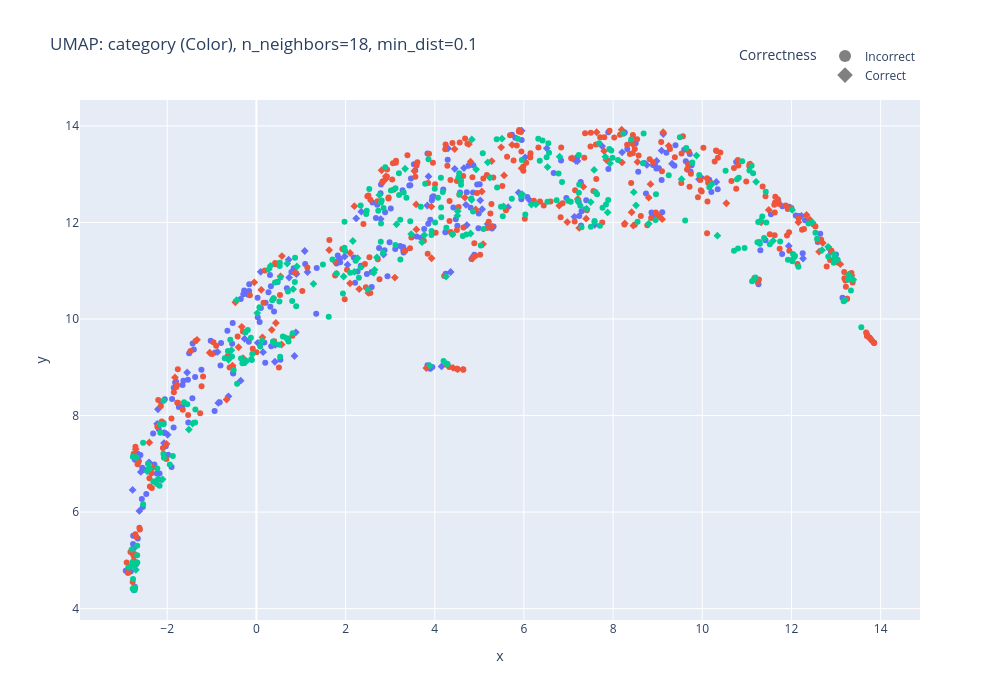
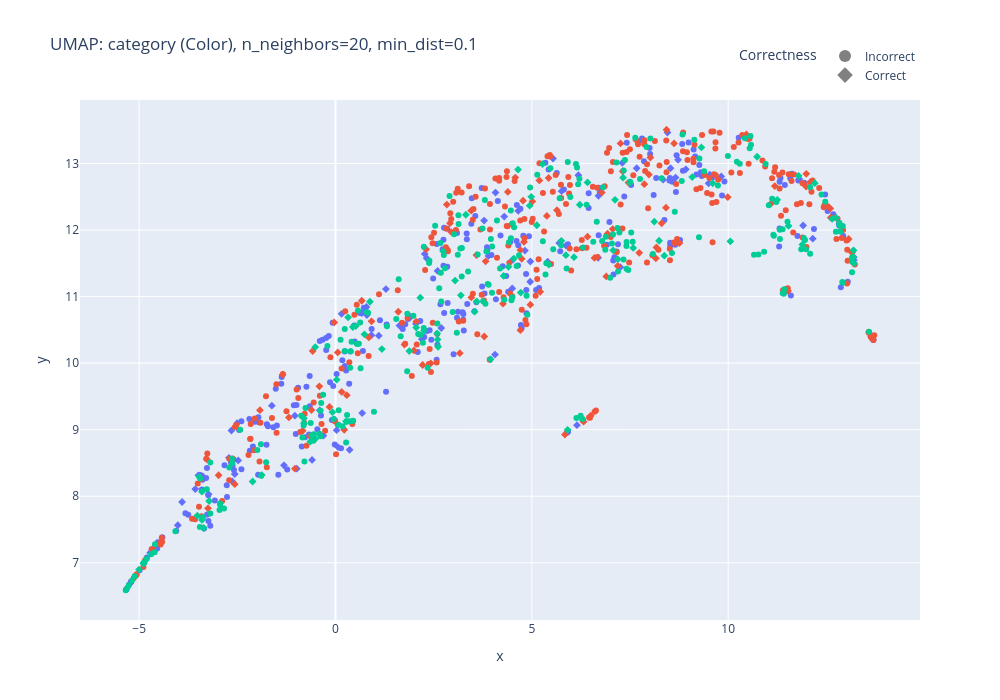
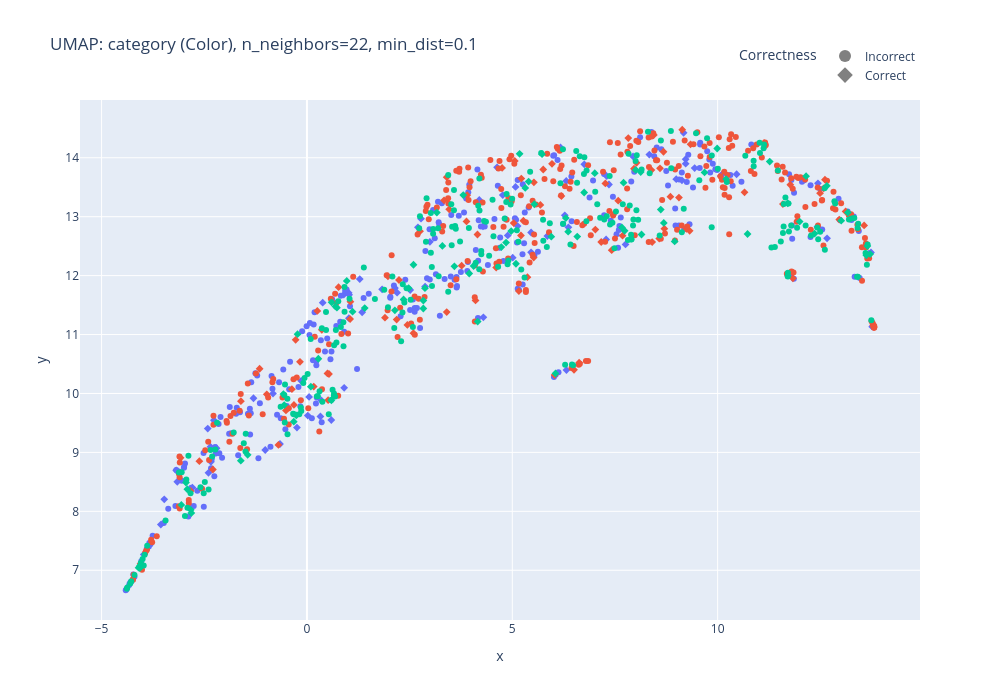
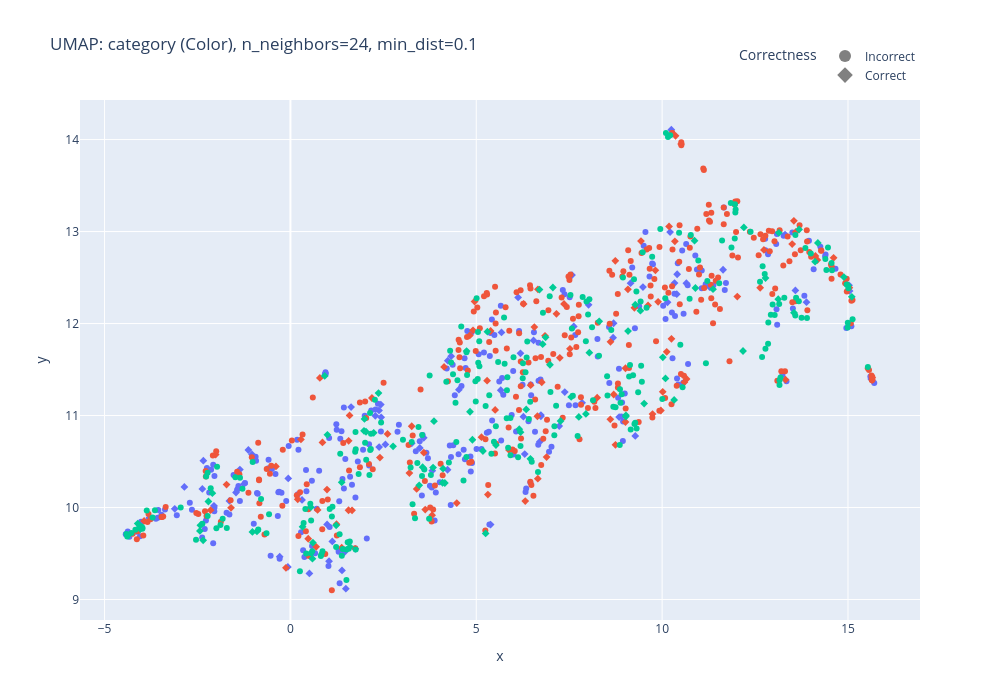

Write notebook code for charts like these, in order.
### Code cell
neighbors = list(range(18, 30, 2))
for neighbor in neighbors:
    plot_umap(embeddings_top_3_1000, df_top3_1000, neighbor)

### Figure 1 — Plotly figure (JSON) as saved in the notebook; plotly's stock layout.template omitted (floating-point values rounded to 4 significant figures; data arrays with more than 128 entries replaced by an {"elided": "..."} marker saying what was removed)
{"data": [{"customdata": {"elided": "79x4 mixed values"}, "hovertemplate": "<b>Category:</b> %{customdata[0]}<br><b>Correct:</b> %{customdata[1]}<br><b>Task ID:</b> %{customdata[2]}<br><br><b>Text:</b><br>%{customdata[3]}<extra></extra>", "legendgroup": "Health, 1", "marker": {"color": "#636EFA", "symbol": "diamond"}, "mode": "markers", "name": "Health, 1", "orientation": "v", "showlegend": false, "x": [-0.265, 3.86, 9.125, 7.132, 2.219, 9.976, 4.7, 0.7343, 11.94, 9.925, 4.356, 0.1498, -2.208, -1.553, 12.22, -0.855, 7.2, 6.512, -0.3521, 2.788, 0.8542, 8.201, 9.087, 7.754, -2.18, 12.26, 6.029, -0.6267, 2.853, -2.777, 0.4147, -2.759, 1.864, 1.98, 0.722, 0.8978, 5.02, -2.142, 8.929, -2.409, -2.226, -2.74, 13.82, 2.045, 13.3, 6.131, -2.716, 5.645, 13.34, 1.146, 8.976, 0.09575, 2.239, 5.949, 8.757, -2.624, 2.352, 4.654, 5.185, 4.153, 5.062, 10.31, 4.72, 0.8854, 4.298, -2.072, 1.083, 0.02892, -1.99, -2.593, -0.8697, 0.8426, 5.881, 0.4244, 7.589, 4.448, 7.164, 9.322, 3.834], "xaxis": "x", "y": [9.591, 12.95, 13.83, 12.12, 11.25, 12.93, 12.37, 10.86, 11.51, 12.9, 10.97, 9.314, 8.131, 8.892, 12.14, 8.262, 13.27, 13.54, 8.722, 12.07, 9.234, 13.45, 13.49, 13.58, 7.819, 11.25, 13.35, 8.399, 11.34, 6.459, 9.114, 5.118, 11.24, 11.29, 11.23, 10.93, 12.46, 8.28, 13.19, 7.031, 7.829, 4.409, 9.53, 11.13, 10.85, 12.46, 7.108, 12.32, 10.85, 10.97, 13.28, 10.98, 12.08, 13.9, 13.19, 6.025, 12.22, 13.13, 11.97, 9.017, 12.28, 12.84, 11.95, 9.724, 13.53, 7.43, 11.41, 9.505, 7.602, 6.831, 9.318, 10.98, 12.62, 9.467, 11.95, 13.11, 13.28, 13.22, 12.35], "yaxis": "y", "type": "scatter"}, {"customdata": {"elided": "237x4 mixed values"}, "hovertemplate": "<b>Category:</b> %{customdata[0]}<br><b>Correct:</b> %{customdata[1]}<br><b>Task ID:</b> %{customdata[2]}<br><br><b>Text:</b><br>%{customdata[3]}<extra></extra>", "legendgroup": "Health, 0", "marker": {"color": "#636EFA", "symbol": "circle"}, "mode": "markers", "name": "Health, 0", "orientation": "v", "showlegend": false, "x": {"elided": "237 float values"}, "xaxis": "x", "y": {"elided": "237 float values"}, "yaxis": "y", "type": "scatter"}, {"customdata": {"elided": "94x4 mixed values"}, "hovertemplate": "<b>Category:</b> %{customdata[0]}<br><b>Correct:</b> %{customdata[1]}<br><b>Task ID:</b> %{customdata[2]}<br><br><b>Text:</b><br>%{customdata[3]}<extra></extra>", "legendgroup": "Food and Entertaining, 1", "marker": {"color": "#EF553B", "symbol": "diamond"}, "mode": "markers", "name": "Food and Entertaining, 1", "orientation": "v", "showlegend": false, "x": [4.41, -2.318, 11.24, 7.208, -0.4009, 8.799, 7.396, 10.54, 5.288, 8.415, -2.747, 13.35, 12.7, -0.4721, -0.3002, 7.63, 2.1, 8.454, 5.49, -0.04803, 11.49, 6.791, 3.587, 7.24, 4.764, -0.5344, 9.1, -1.332, 4.803, 4.399, 3.105, 12.41, 13.72, 2.306, -2.706, -0.3281, 7.849, 4.513, 3.543, -2.402, 9.123, 5.277, 5.084, 0.5653, 0.1356, 5.735, 3.924, 5.948, 7.799, 5.555, 6.972, 0.437, 1.632, 8.434, 4.445, 0.5728, 12.34, 8.838, 2.102, 2.808, 1.792, 12.15, 13.1, -0.6679, -2.015, 2.511, 0.5413, 8.192, 3.811, 12.62, 3.583, 8.263, 8.199, 9.247, 0.1089, 9.02, 7.333, 4.675, 11.32, -1.046, 2.902, 2.197, -1.826, 8.546, 0.871, 5.056, 4.92, 3.928, 4.844, 7.088, 11.08, 2.894, 0.3439, 13.79], "xaxis": "x", "y": [8.988, 6.922, 10.77, 12.49, 9.414, 12.51, 12.08, 12.4, 11.91, 12.21, 5.0, 10.9, 11.58, 10.35, 9.19, 13.87, 10.74, 11.93, 13.56, 10.76, 12.26, 12.35, 11.86, 11.89, 13.62, 9.035, 12.07, 9.568, 13.26, 11.75, 10.86, 12.06, 9.636, 10.62, 7.302, 9.837, 13.29, 8.957, 13.07, 7.441, 13.87, 13.27, 11.55, 9.472, 9.62, 13.61, 12.33, 13.12, 13.48, 12.98, 12.01, 9.917, 11.43, 13.63, 13.52, 11.3, 12.16, 12.79, 11.37, 13.08, 10.93, 12.0, 11.14, 8.332, 7.413, 10.54, 10.88, 13.92, 8.983, 11.39, 12.37, 11.98, 13.24, 13.59, 10.61, 12.14, 12.74, 12.52, 12.0, 9.301, 12.96, 12.34, 8.789, 13.25, 10.96, 12.64, 12.27, 11.26, 11.25, 13.33, 13.2, 12.89, 9.776, 9.574], "yaxis": "y", "type": "scatter"}, {"customdata": {"elided": "282x4 mixed values"}, "hovertemplate": "<b>Category:</b> %{customdata[0]}<br><b>Correct:</b> %{customdata[1]}<br><b>Task ID:</b> %{customdata[2]}<br><br><b>Text:</b><br>%{customdata[3]}<extra></extra>", "legendgroup": "Food and Entertaining, 0", "marker": {"color": "#EF553B", "symbol": "circle"}, "mode": "markers", "name": "Food and Entertaining, 0", "orientation": "v", "showlegend": false, "x": {"elided": "282 float values"}, "xaxis": "x", "y": {"elided": "282 float values"}, "yaxis": "y", "type": "scatter"}, {"customdata": {"elided": "77x4 mixed values"}, "hovertemplate": "<b>Category:</b> %{customdata[0]}<br><b>Correct:</b> %{customdata[1]}<br><b>Task ID:</b> %{customdata[2]}<br><br><b>Text:</b><br>%{customdata[3]}<extra></extra>", "legendgroup": "Computers and Electronics, 1", "marker": {"color": "#00CC96", "symbol": "diamond"}, "mode": "markers", "name": "Computers and Electronics, 1", "orientation": "v", "showlegend": false, "x": [11.21, 0.01927, -0.6262, 4.826, 1.279, -0.4448, 9.871, 7.498, 8.801, 10.34, 5.508, 5.189, 2.27, -0.2764, 13.39, -2.805, 8.463, 6.169, 13.28, -2.248, 4.831, 2.63, 8.515, 0.6637, 0.6909, 3.335, -2.104, 1.957, 7.826, 5.235, 6.801, -0.2332, 0.8242, 12.82, 12.69, 2.759, 2.163, 5.959, -1.514, 0.2779, 11.31, 7.932, 2.197, 7.574, 3.715, 9.535, -2.448, 2.703, -2.703, 0.9084, 13.36, 4.927, 4.508, 7.406, 12.02, 6.268, 7.877, 11.59, 5.543, 4.254, 12.47, -2.398, 3.767, -2.204, 2.651, 4.803, 10.22, -0.5591, 3.472, 0.3197, 4.515, 6.529, -1.431, 12.04, 0.1267, 3.888, 3.143], "xaxis": "x", "y": [12.84, 10.12, 9.153, 12.47, 10.73, 10.39, 13.38, 12.42, 11.97, 11.73, 13.73, 13.25, 11.26, 9.116, 10.82, 4.88, 12.63, 12.37, 10.92, 6.595, 13.72, 10.96, 12.35, 9.605, 11.15, 13.11, 6.679, 10.88, 13.36, 12.93, 13.36, 9.125, 10.62, 11.49, 11.43, 12.57, 11.62, 12.59, 7.709, 11.03, 12.04, 13.23, 10.98, 13.09, 11.59, 12.9, 6.846, 11.28, 4.805, 11.09, 10.83, 13.1, 12.14, 12.28, 12.26, 12.37, 12.21, 11.62, 12.33, 10.88, 12.0, 6.906, 11.74, 6.688, 11.02, 11.77, 12.79, 9.355, 11.76, 11.1, 12.23, 13.15, 7.834, 11.25, 9.552, 9.036, 11.96], "yaxis": "y", "type": "scatter"}, {"customdata": {"elided": "231x4 mixed values"}, "hovertemplate": "<b>Category:</b> %{customdata[0]}<br><b>Correct:</b> %{customdata[1]}<br><b>Task ID:</b> %{customdata[2]}<br><br><b>Text:</b><br>%{customdata[3]}<extra></extra>", "legendgroup": "Computers and Electronics, 0", "marker": {"color": "#00CC96", "symbol": "circle"}, "mode": "markers", "name": "Computers and Electronics, 0", "orientation": "v", "showlegend": false, "x": {"elided": "231 float values"}, "xaxis": "x", "y": {"elided": "231 float values"}, "yaxis": "y", "type": "scatter"}, {"marker": {"color": "gray", "size": 10, "symbol": "circle"}, "mode": "markers", "name": "Incorrect", "showlegend": true, "x": [null], "y": [null], "type": "scatter", "hovertemplate": "<b>Category:</b> %{customdata[0]}<br><b>Correct:</b> %{customdata[1]}<br><b>Task ID:</b> %{customdata[2]}<br><br><b>Text:</b><br>%{customdata[3]}<extra></extra>"}, {"marker": {"color": "gray", "size": 10, "symbol": "diamond"}, "mode": "markers", "name": "Correct", "showlegend": true, "x": [null], "y": [null], "type": "scatter", "hovertemplate": "<b>Category:</b> %{customdata[0]}<br><b>Correct:</b> %{customdata[1]}<br><b>Task ID:</b> %{customdata[2]}<br><br><b>Text:</b><br>%{customdata[3]}<extra></extra>"}], "layout": {"xaxis": {"anchor": "y", "domain": [0.0, 1.0], "title": {"text": "x"}}, "yaxis": {"anchor": "x", "domain": [0.0, 1.0], "title": {"text": "y"}}, "legend": {"title": {"text": "Correctness"}, "tracegroupgap": 0, "itemsizing": "constant", "orientation": "h", "yanchor": "bottom", "y": 1.02, "xanchor": "right", "x": 1}, "title": {"text": "UMAP: category (Color), n_neighbors=18, min_dist=0.1"}, "width": 1000, "height": 700}}

### Figure 2 — Plotly figure (JSON) as saved in the notebook; plotly's stock layout.template omitted (floating-point values rounded to 4 significant figures; data arrays with more than 128 entries replaced by an {"elided": "..."} marker saying what was removed)
{"data": [{"customdata": {"elided": "79x4 mixed values"}, "hovertemplate": "<b>Category:</b> %{customdata[0]}<br><b>Correct:</b> %{customdata[1]}<br><b>Task ID:</b> %{customdata[2]}<br><br><b>Text:</b><br>%{customdata[3]}<extra></extra>", "legendgroup": "Health, 1", "marker": {"color": "#636EFA", "symbol": "diamond"}, "mode": "markers", "name": "Health, 1", "orientation": "v", "showlegend": false, "x": [-0.4011, 3.784, 8.453, 6.688, 2.201, 9.532, 4.514, 0.9151, 11.91, 9.502, 4.062, -0.3097, -2.649, -1.621, 11.81, -1.312, 6.743, 6.185, -0.5964, 2.6, 0.3602, 7.67, 8.724, 7.304, -2.478, 12.15, 5.758, -0.9851, 2.693, -3.907, 0.06234, -4.717, 1.629, 1.917, 0.6706, 0.7993, 4.823, -2.504, 8.659, -3.233, -2.712, -5.234, 13.68, 2.048, 13.2, 5.871, -3.492, 5.403, 13.2, 1.102, 8.532, 0.1561, 2.273, 5.54, 8.342, -4.015, 2.321, 4.654, 4.957, 6.149, 4.962, 9.822, 4.5, 0.6792, 4.075, -2.631, 1.284, -0.03015, -2.565, -3.571, -1.033, 0.7864, 5.699, 0.02899, 7.254, 4.297, 6.698, 8.921, 3.895], "xaxis": "x", "y": [9.291, 12.14, 13.46, 11.58, 10.36, 12.83, 11.55, 10.42, 12.07, 12.7, 10.13, 8.91, 8.987, 9.36, 12.77, 8.464, 12.57, 12.82, 8.545, 11.39, 8.698, 12.93, 13.06, 13.01, 8.538, 11.87, 12.58, 8.415, 10.53, 7.913, 8.739, 7.152, 10.56, 10.7, 10.75, 10.72, 11.69, 9.097, 12.79, 8.031, 8.577, 6.689, 10.36, 10.59, 11.55, 11.76, 8.315, 11.52, 11.59, 10.41, 12.93, 10.74, 11.64, 13.07, 12.76, 7.564, 11.58, 12.29, 11.22, 9.068, 11.53, 12.81, 11.12, 9.25, 12.56, 8.225, 11.11, 9.155, 8.332, 8.108, 9.21, 10.84, 11.81, 8.992, 11.44, 12.2, 12.51, 12.91, 11.61], "yaxis": "y", "type": "scatter"}, {"customdata": {"elided": "237x4 mixed values"}, "hovertemplate": "<b>Category:</b> %{customdata[0]}<br><b>Correct:</b> %{customdata[1]}<br><b>Task ID:</b> %{customdata[2]}<br><br><b>Text:</b><br>%{customdata[3]}<extra></extra>", "legendgroup": "Health, 0", "marker": {"color": "#636EFA", "symbol": "circle"}, "mode": "markers", "name": "Health, 0", "orientation": "v", "showlegend": false, "x": {"elided": "237 float values"}, "xaxis": "x", "y": {"elided": "237 float values"}, "yaxis": "y", "type": "scatter"}, {"customdata": {"elided": "94x4 mixed values"}, "hovertemplate": "<b>Category:</b> %{customdata[0]}<br><b>Correct:</b> %{customdata[1]}<br><b>Task ID:</b> %{customdata[2]}<br><br><b>Text:</b><br>%{customdata[3]}<extra></extra>", "legendgroup": "Food and Entertaining, 1", "marker": {"color": "#EF553B", "symbol": "diamond"}, "mode": "markers", "name": "Food and Entertaining, 1", "orientation": "v", "showlegend": false, "x": [6.318, -3.247, 11.52, 6.928, -0.6131, 8.305, 7.185, 9.989, 5.213, 8.173, -4.833, 13.15, 12.6, -0.5802, -0.6515, 7.259, 1.998, 8.157, 5.192, -0.03205, 11.19, 6.418, 3.459, 6.896, 4.579, -0.8348, 8.758, -1.346, 4.776, 4.265, 3.166, 12.08, 13.65, 2.218, -3.273, -0.4101, 7.459, 6.501, 3.455, -2.976, 8.43, 5.015, 4.962, 0.2225, -0.1525, 5.427, 3.823, 5.639, 7.315, 5.382, 6.595, 0.2877, 1.599, 8.018, 4.389, 0.6694, 11.99, 8.416, 2.056, 2.836, 1.756, 11.98, 13.07, -1.032, -2.565, 2.426, 0.8494, 7.66, 5.843, 12.61, 3.589, 7.734, 7.865, 8.622, 0.05823, 8.646, 7.059, 4.708, 11.1, -1.186, 2.949, 2.309, -1.924, 7.982, 0.9185, 4.799, 4.743, 3.789, 4.709, 6.782, 10.46, 2.917, 0.1591, 13.67], "xaxis": "x", "y": [9.121, 7.818, 11.09, 11.94, 9.295, 12.1, 11.46, 12.49, 11.07, 11.74, 7.052, 11.66, 12.32, 10.18, 8.903, 13.3, 10.19, 11.58, 12.75, 10.61, 12.66, 11.9, 10.99, 11.3, 12.79, 8.984, 11.8, 9.826, 12.44, 10.89, 10.15, 12.72, 10.38, 9.972, 8.556, 9.651, 12.71, 9.21, 12.29, 8.315, 13.51, 12.43, 10.88, 8.999, 9.342, 12.78, 11.53, 12.3, 12.88, 12.21, 11.58, 9.519, 10.77, 13.09, 12.57, 10.94, 12.84, 12.34, 10.62, 12.38, 10.28, 12.65, 11.87, 8.414, 8.18, 9.997, 10.39, 13.35, 8.928, 12.19, 11.62, 11.66, 12.69, 13.3, 10.16, 11.8, 12.01, 11.7, 12.4, 9.185, 11.97, 11.71, 9.293, 12.83, 10.63, 11.82, 11.57, 10.4, 10.5, 12.56, 13.44, 12.1, 9.568, 10.37], "yaxis": "y", "type": "scatter"}, {"customdata": {"elided": "282x4 mixed values"}, "hovertemplate": "<b>Category:</b> %{customdata[0]}<br><b>Correct:</b> %{customdata[1]}<br><b>Task ID:</b> %{customdata[2]}<br><br><b>Text:</b><br>%{customdata[3]}<extra></extra>", "legendgroup": "Food and Entertaining, 0", "marker": {"color": "#EF553B", "symbol": "circle"}, "mode": "markers", "name": "Food and Entertaining, 0", "orientation": "v", "showlegend": false, "x": {"elided": "282 float values"}, "xaxis": "x", "y": {"elided": "282 float values"}, "yaxis": "y", "type": "scatter"}, {"customdata": {"elided": "77x4 mixed values"}, "hovertemplate": "<b>Category:</b> %{customdata[0]}<br><b>Correct:</b> %{customdata[1]}<br><b>Task ID:</b> %{customdata[2]}<br><br><b>Text:</b><br>%{customdata[3]}<extra></extra>", "legendgroup": "Computers and Electronics, 1", "marker": {"color": "#00CC96", "symbol": "diamond"}, "mode": "markers", "name": "Computers and Electronics, 1", "orientation": "v", "showlegend": false, "x": [10.74, 0.03088, -0.8031, 4.541, 1.181, -0.5161, 9.317, 7.188, 8.373, 10.05, 5.273, 4.984, 2.257, -0.5121, 13.19, -4.89, 8.118, 5.868, 13.19, -3.398, 4.649, 2.613, 8.241, 0.2691, 0.7374, 3.319, -3.359, 1.881, 7.323, 5.127, 6.419, -0.6431, 0.5168, 12.75, 12.65, 2.742, 2.159, 5.752, -2.11, 0.3209, 11.25, 7.498, 2.056, 7.118, 3.598, 9.084, -3.4, 2.587, -5.003, 0.8765, 13.2, 4.945, 4.279, 7.071, 11.79, 6.073, 7.581, 11.54, 5.435, 3.947, 12.21, -3.217, 3.543, -3.518, 2.6, 4.717, 9.604, -0.8044, 3.193, 0.4421, 4.405, 6.221, -1.877, 11.89, -0.07672, 5.911, 3.046], "xaxis": "x", "y": [13.1, 9.751, 9.095, 11.57, 10.21, 10.24, 13.24, 11.56, 11.61, 11.83, 12.99, 12.5, 10.49, 8.864, 11.6, 6.994, 12.13, 11.62, 11.7, 7.644, 12.91, 10.25, 11.84, 9.126, 10.43, 12.23, 7.522, 10.18, 12.79, 12.07, 12.72, 8.82, 10.56, 12.18, 12.17, 11.68, 10.98, 11.84, 8.222, 10.69, 12.45, 12.71, 10.53, 12.45, 10.93, 12.8, 8.069, 10.45, 6.898, 10.92, 11.5, 12.37, 11.31, 11.7, 12.81, 11.59, 11.73, 12.06, 11.48, 10.06, 12.7, 7.928, 10.77, 7.707, 10.35, 11.06, 12.7, 9.171, 11.02, 10.54, 11.45, 12.38, 8.319, 11.78, 9.264, 8.998, 11.24], "yaxis": "y", "type": "scatter"}, {"customdata": {"elided": "231x4 mixed values"}, "hovertemplate": "<b>Category:</b> %{customdata[0]}<br><b>Correct:</b> %{customdata[1]}<br><b>Task ID:</b> %{customdata[2]}<br><br><b>Text:</b><br>%{customdata[3]}<extra></extra>", "legendgroup": "Computers and Electronics, 0", "marker": {"color": "#00CC96", "symbol": "circle"}, "mode": "markers", "name": "Computers and Electronics, 0", "orientation": "v", "showlegend": false, "x": {"elided": "231 float values"}, "xaxis": "x", "y": {"elided": "231 float values"}, "yaxis": "y", "type": "scatter"}, {"marker": {"color": "gray", "size": 10, "symbol": "circle"}, "mode": "markers", "name": "Incorrect", "showlegend": true, "x": [null], "y": [null], "type": "scatter", "hovertemplate": "<b>Category:</b> %{customdata[0]}<br><b>Correct:</b> %{customdata[1]}<br><b>Task ID:</b> %{customdata[2]}<br><br><b>Text:</b><br>%{customdata[3]}<extra></extra>"}, {"marker": {"color": "gray", "size": 10, "symbol": "diamond"}, "mode": "markers", "name": "Correct", "showlegend": true, "x": [null], "y": [null], "type": "scatter", "hovertemplate": "<b>Category:</b> %{customdata[0]}<br><b>Correct:</b> %{customdata[1]}<br><b>Task ID:</b> %{customdata[2]}<br><br><b>Text:</b><br>%{customdata[3]}<extra></extra>"}], "layout": {"xaxis": {"anchor": "y", "domain": [0.0, 1.0], "title": {"text": "x"}}, "yaxis": {"anchor": "x", "domain": [0.0, 1.0], "title": {"text": "y"}}, "legend": {"title": {"text": "Correctness"}, "tracegroupgap": 0, "itemsizing": "constant", "orientation": "h", "yanchor": "bottom", "y": 1.02, "xanchor": "right", "x": 1}, "title": {"text": "UMAP: category (Color), n_neighbors=20, min_dist=0.1"}, "width": 1000, "height": 700}}

### Figure 3 — Plotly figure (JSON) as saved in the notebook; plotly's stock layout.template omitted (floating-point values rounded to 4 significant figures; data arrays with more than 128 entries replaced by an {"elided": "..."} marker saying what was removed)
{"data": [{"customdata": {"elided": "79x4 mixed values"}, "hovertemplate": "<b>Category:</b> %{customdata[0]}<br><b>Correct:</b> %{customdata[1]}<br><b>Task ID:</b> %{customdata[2]}<br><br><b>Text:</b><br>%{customdata[3]}<extra></extra>", "legendgroup": "Health, 1", "marker": {"color": "#636EFA", "symbol": "diamond"}, "mode": "markers", "name": "Health, 1", "orientation": "v", "showlegend": false, "x": [-0.1408, 4.196, 9.171, 7.284, 2.514, 10.12, 4.889, 1.021, 12.43, 10.08, 4.296, 0.02, -2.416, -1.302, 12.44, -1.016, 7.299, 6.752, -0.2437, 2.994, 0.5929, 8.337, 9.222, 7.94, -2.201, 12.66, 6.313, -0.6563, 2.877, -3.474, 0.3281, -3.972, 1.831, 2.143, 0.8965, 1.027, 5.129, -2.266, 9.131, -2.789, -2.348, -4.297, 13.76, 2.195, 13.73, 6.366, -3.184, 5.853, 13.68, 1.344, 9.221, 0.3837, 2.777, 6.174, 8.992, -3.558, 2.702, 5.079, 5.457, 6.319, 5.458, 10.46, 5.01, 0.9062, 4.63, -2.397, 1.286, 0.05219, -2.337, -3.157, -0.8265, 1.016, 6.278, 0.3517, 7.757, 4.767, 7.353, 9.439, 4.286], "xaxis": "x", "y": [10.22, 13.28, 14.42, 12.61, 11.76, 13.73, 12.68, 11.28, 12.83, 13.69, 11.29, 9.626, 9.404, 9.919, 13.57, 9.041, 13.69, 13.89, 9.422, 12.57, 9.55, 14.05, 13.98, 14.02, 9.071, 12.63, 13.61, 9.143, 11.81, 8.204, 9.609, 7.267, 11.77, 11.79, 11.68, 11.68, 12.84, 9.546, 13.62, 8.404, 9.095, 6.792, 11.13, 11.71, 12.39, 12.82, 8.696, 12.67, 12.37, 11.38, 13.9, 11.54, 12.97, 14.18, 13.64, 7.774, 12.82, 13.5, 12.39, 10.4, 12.73, 13.72, 12.3, 10.1, 13.84, 8.654, 11.94, 9.941, 8.84, 8.502, 9.997, 11.71, 13.02, 9.88, 12.53, 13.37, 13.55, 13.82, 12.84], "yaxis": "y", "type": "scatter"}, {"customdata": {"elided": "237x4 mixed values"}, "hovertemplate": "<b>Category:</b> %{customdata[0]}<br><b>Correct:</b> %{customdata[1]}<br><b>Task ID:</b> %{customdata[2]}<br><br><b>Text:</b><br>%{customdata[3]}<extra></extra>", "legendgroup": "Health, 0", "marker": {"color": "#636EFA", "symbol": "circle"}, "mode": "markers", "name": "Health, 0", "orientation": "v", "showlegend": false, "x": {"elided": "237 float values"}, "xaxis": "x", "y": {"elided": "237 float values"}, "yaxis": "y", "type": "scatter"}, {"customdata": {"elided": "94x4 mixed values"}, "hovertemplate": "<b>Category:</b> %{customdata[0]}<br><b>Correct:</b> %{customdata[1]}<br><b>Task ID:</b> %{customdata[2]}<br><br><b>Text:</b><br>%{customdata[3]}<extra></extra>", "legendgroup": "Food and Entertaining, 1", "marker": {"color": "#EF553B", "symbol": "diamond"}, "mode": "markers", "name": "Food and Entertaining, 1", "orientation": "v", "showlegend": false, "x": [6.503, -2.831, 11.83, 7.456, -0.3659, 8.85, 7.685, 10.65, 5.521, 8.703, -4.05, 13.6, 13.12, -0.2752, -0.3168, 7.825, 2.184, 8.577, 5.753, 0.2525, 11.77, 7.022, 3.767, 7.42, 5.06, -0.5109, 9.319, -1.152, 5.22, 4.607, 3.404, 12.58, 13.79, 2.445, -3.077, -0.1695, 7.962, 6.627, 3.902, -2.62, 9.137, 5.526, 5.368, 0.5153, 0.1656, 5.967, 4.152, 6.196, 8.026, 5.684, 7.165, 0.5365, 1.972, 8.682, 4.752, 0.77, 12.61, 9.058, 2.241, 3.403, 1.9, 12.49, 13.57, -0.6953, -2.29, 2.592, 1.051, 8.447, 6.031, 12.96, 3.885, 8.406, 8.387, 9.34, 0.3618, 9.24, 7.579, 5.033, 11.59, -0.9783, 3.463, 2.753, -1.608, 8.597, 1.059, 5.27, 5.211, 4.105, 5.16, 7.266, 11.13, 3.339, 0.4992, 13.81], "xaxis": "x", "y": [10.4, 8.347, 11.96, 13.03, 10.07, 13.34, 12.68, 13.41, 12.31, 12.8, 7.112, 12.48, 13.09, 10.91, 9.806, 14.33, 11.25, 12.63, 13.8, 11.4, 13.54, 12.78, 12.17, 12.43, 13.95, 9.712, 12.76, 10.42, 13.65, 12.14, 11.38, 13.48, 11.16, 11.16, 8.907, 10.54, 13.82, 10.52, 13.37, 8.851, 14.48, 13.58, 11.97, 9.887, 10.12, 13.9, 12.7, 13.35, 13.91, 13.2, 12.57, 10.33, 11.99, 14.1, 13.83, 11.8, 13.63, 13.32, 11.93, 13.67, 11.29, 13.4, 12.85, 9.127, 8.71, 11.02, 11.26, 14.39, 10.31, 12.95, 12.92, 12.57, 13.79, 14.23, 11.08, 12.79, 13.27, 12.89, 13.21, 9.986, 13.12, 12.75, 9.869, 13.82, 11.56, 12.93, 12.68, 11.58, 11.74, 13.56, 14.25, 13.28, 10.34, 11.13], "yaxis": "y", "type": "scatter"}, {"customdata": {"elided": "282x4 mixed values"}, "hovertemplate": "<b>Category:</b> %{customdata[0]}<br><b>Correct:</b> %{customdata[1]}<br><b>Task ID:</b> %{customdata[2]}<br><br><b>Text:</b><br>%{customdata[3]}<extra></extra>", "legendgroup": "Food and Entertaining, 0", "marker": {"color": "#EF553B", "symbol": "circle"}, "mode": "markers", "name": "Food and Entertaining, 0", "orientation": "v", "showlegend": false, "x": {"elided": "282 float values"}, "xaxis": "x", "y": {"elided": "282 float values"}, "yaxis": "y", "type": "scatter"}, {"customdata": {"elided": "77x4 mixed values"}, "hovertemplate": "<b>Category:</b> %{customdata[0]}<br><b>Correct:</b> %{customdata[1]}<br><b>Task ID:</b> %{customdata[2]}<br><br><b>Text:</b><br>%{customdata[3]}<extra></extra>", "legendgroup": "Computers and Electronics, 1", "marker": {"color": "#00CC96", "symbol": "diamond"}, "mode": "markers", "name": "Computers and Electronics, 1", "orientation": "v", "showlegend": false, "x": [11.27, 0.2781, -0.5536, 4.973, 1.407, -0.2287, 9.989, 7.734, 8.953, 10.73, 5.725, 5.398, 2.477, -0.3203, 13.71, -4.068, 8.615, 6.361, 13.65, -3.058, 5.178, 2.834, 8.689, 0.5951, 1.111, 3.806, -2.816, 2.141, 8.006, 5.537, 7.009, -0.2582, 0.7298, 13.17, 13.01, 3.164, 2.594, 6.303, -1.61, 0.6, 11.71, 8.127, 2.353, 7.709, 4.058, 9.681, -2.912, 2.873, -4.1, 0.9695, 13.62, 5.315, 4.733, 7.669, 12.15, 6.582, 8.146, 12.0, 5.95, 4.157, 12.66, -2.945, 3.952, -2.828, 2.835, 5.089, 10.21, -0.5732, 3.59, 0.6936, 4.848, 6.75, -1.443, 12.36, 0.09473, 6.052, 3.298], "xaxis": "x", "y": [13.94, 10.59, 9.803, 12.76, 11.45, 11.01, 14.16, 12.76, 12.58, 12.71, 14.06, 13.6, 11.79, 9.522, 12.37, 7.037, 13.12, 12.75, 12.5, 8.109, 14.07, 11.44, 12.89, 9.883, 11.39, 13.37, 7.972, 11.41, 13.79, 13.21, 13.74, 9.628, 11.46, 13.07, 12.93, 13.07, 12.18, 12.98, 8.859, 11.55, 13.23, 13.76, 11.59, 13.58, 12.16, 13.75, 8.374, 11.79, 7.043, 11.91, 12.34, 13.49, 12.48, 12.82, 13.69, 12.66, 12.7, 12.92, 12.66, 11.22, 13.52, 8.489, 12.04, 8.026, 11.58, 12.2, 13.64, 9.989, 12.16, 11.48, 12.56, 13.41, 8.958, 12.71, 10.12, 10.34, 12.5], "yaxis": "y", "type": "scatter"}, {"customdata": {"elided": "231x4 mixed values"}, "hovertemplate": "<b>Category:</b> %{customdata[0]}<br><b>Correct:</b> %{customdata[1]}<br><b>Task ID:</b> %{customdata[2]}<br><br><b>Text:</b><br>%{customdata[3]}<extra></extra>", "legendgroup": "Computers and Electronics, 0", "marker": {"color": "#00CC96", "symbol": "circle"}, "mode": "markers", "name": "Computers and Electronics, 0", "orientation": "v", "showlegend": false, "x": {"elided": "231 float values"}, "xaxis": "x", "y": {"elided": "231 float values"}, "yaxis": "y", "type": "scatter"}, {"marker": {"color": "gray", "size": 10, "symbol": "circle"}, "mode": "markers", "name": "Incorrect", "showlegend": true, "x": [null], "y": [null], "type": "scatter", "hovertemplate": "<b>Category:</b> %{customdata[0]}<br><b>Correct:</b> %{customdata[1]}<br><b>Task ID:</b> %{customdata[2]}<br><br><b>Text:</b><br>%{customdata[3]}<extra></extra>"}, {"marker": {"color": "gray", "size": 10, "symbol": "diamond"}, "mode": "markers", "name": "Correct", "showlegend": true, "x": [null], "y": [null], "type": "scatter", "hovertemplate": "<b>Category:</b> %{customdata[0]}<br><b>Correct:</b> %{customdata[1]}<br><b>Task ID:</b> %{customdata[2]}<br><br><b>Text:</b><br>%{customdata[3]}<extra></extra>"}], "layout": {"xaxis": {"anchor": "y", "domain": [0.0, 1.0], "title": {"text": "x"}}, "yaxis": {"anchor": "x", "domain": [0.0, 1.0], "title": {"text": "y"}}, "legend": {"title": {"text": "Correctness"}, "tracegroupgap": 0, "itemsizing": "constant", "orientation": "h", "yanchor": "bottom", "y": 1.02, "xanchor": "right", "x": 1}, "title": {"text": "UMAP: category (Color), n_neighbors=22, min_dist=0.1"}, "width": 1000, "height": 700}}

### Figure 4 — Plotly figure (JSON) as saved in the notebook; plotly's stock layout.template omitted (floating-point values rounded to 4 significant figures; data arrays with more than 128 entries replaced by an {"elided": "..."} marker saying what was removed)
{"data": [{"customdata": {"elided": "79x4 mixed values"}, "hovertemplate": "<b>Category:</b> %{customdata[0]}<br><b>Correct:</b> %{customdata[1]}<br><b>Task ID:</b> %{customdata[2]}<br><br><b>Text:</b><br>%{customdata[3]}<extra></extra>", "legendgroup": "Health, 1", "marker": {"color": "#636EFA", "symbol": "diamond"}, "mode": "markers", "name": "Health, 1", "orientation": "v", "showlegend": false, "x": [0.9868, 5.678, 10.21, 8.843, 3.817, 11.31, 6.267, 2.387, 13.58, 11.28, 5.385, 1.039, -1.131, -0.05783, 13.31, -0.2882, 8.694, 8.021, 0.5107, 4.532, 1.491, 9.484, 10.4, 9.151, -1.253, 13.88, 7.623, -0.06796, 4.227, -2.853, 1.387, -3.797, 3.264, 3.587, 2.284, 2.441, 6.738, -1.032, 10.39, -2.057, -1.36, -4.344, 15.62, 3.481, 15.04, 7.847, -2.342, 7.231, 15.03, 2.555, 10.33, 1.632, 4.325, 7.575, 10.15, -3.112, 4.233, 6.541, 6.709, 10.25, 6.738, 11.64, 6.304, 1.745, 6.126, -1.641, 2.432, 1.127, -1.463, -2.37, 0.3126, 2.383, 7.381, 1.457, 9.277, 6.189, 8.682, 10.65, 5.659], "xaxis": "x", "y": [9.817, 11.9, 12.99, 10.98, 10.4, 12.4, 10.99, 10.66, 12.36, 12.4, 9.815, 9.417, 10.63, 10.32, 12.97, 9.465, 12.0, 12.2, 9.284, 11.28, 9.118, 12.4, 12.54, 12.44, 10.25, 12.23, 11.97, 9.354, 10.41, 10.22, 9.316, 9.885, 10.7, 10.76, 11.0, 10.98, 11.01, 10.58, 12.32, 10.02, 10.41, 9.713, 11.4, 10.65, 12.35, 11.14, 10.51, 10.89, 12.42, 10.69, 12.44, 11.09, 11.65, 12.53, 12.23, 9.986, 11.6, 11.82, 10.72, 14.11, 10.99, 12.58, 10.58, 9.551, 12.28, 10.07, 11.12, 9.632, 10.16, 10.2, 10.08, 11.06, 11.25, 9.516, 10.78, 11.68, 11.85, 12.44, 11.27], "yaxis": "y", "type": "scatter"}, {"customdata": {"elided": "237x4 mixed values"}, "hovertemplate": "<b>Category:</b> %{customdata[0]}<br><b>Correct:</b> %{customdata[1]}<br><b>Task ID:</b> %{customdata[2]}<br><br><b>Text:</b><br>%{customdata[3]}<extra></extra>", "legendgroup": "Health, 0", "marker": {"color": "#636EFA", "symbol": "circle"}, "mode": "markers", "name": "Health, 0", "orientation": "v", "showlegend": false, "x": {"elided": "237 float values"}, "xaxis": "x", "y": {"elided": "237 float values"}, "yaxis": "y", "type": "scatter"}, {"customdata": {"elided": "94x4 mixed values"}, "hovertemplate": "<b>Category:</b> %{customdata[0]}<br><b>Correct:</b> %{customdata[1]}<br><b>Task ID:</b> %{customdata[2]}<br><br><b>Text:</b><br>%{customdata[3]}<extra></extra>", "legendgroup": "Food and Entertaining, 1", "marker": {"color": "#EF553B", "symbol": "diamond"}, "mode": "markers", "name": "Food and Entertaining, 1", "orientation": "v", "showlegend": false, "x": [10.36, -2.147, 13.32, 8.698, 0.7308, 10.12, 9.014, 12.02, 6.892, 10.02, -3.936, 15.04, 14.12, 0.8617, 0.6925, 8.74, 3.397, 9.966, 7.157, 1.591, 12.74, 8.253, 5.14, 8.744, 6.659, 0.4792, 10.66, 0.283, 6.562, 5.885, 4.475, 13.6, 15.65, 3.627, -2.01, 0.9847, 9.254, 10.51, 5.386, -1.718, 10.19, 6.849, 6.656, 1.38, 1.241, 7.36, 5.508, 7.52, 9.08, 7.248, 8.607, 1.658, 3.263, 9.819, 6.274, 2.192, 13.54, 10.25, 3.589, 4.955, 3.201, 13.5, 14.61, -0.1204, -1.597, 3.812, 2.408, 9.431, 0.7923, 14.18, 5.291, 9.741, 9.621, 10.34, 1.567, 10.6, 9.013, 6.463, 12.64, 0.1972, 4.913, 4.134, -0.3895, 9.892, 2.613, 6.762, 6.645, 5.313, 6.317, 8.611, 11.96, 4.827, 1.564, 15.65], "xaxis": "x", "y": [14.04, 9.971, 11.39, 11.23, 9.974, 11.69, 10.93, 12.29, 10.55, 11.26, 9.854, 12.39, 12.73, 10.71, 9.573, 12.68, 10.2, 11.05, 12.11, 11.0, 12.8, 11.19, 10.77, 10.68, 12.37, 9.661, 11.4, 10.74, 11.96, 10.62, 10.05, 13.0, 11.41, 9.978, 10.58, 10.2, 12.17, 13.95, 11.92, 10.25, 13.06, 11.87, 10.31, 9.563, 9.819, 12.21, 11.06, 11.73, 12.37, 11.63, 10.96, 9.97, 10.88, 12.58, 12.21, 11.19, 13.12, 11.83, 10.6, 12.24, 10.37, 12.86, 12.71, 9.344, 9.997, 9.917, 10.54, 12.9, 11.41, 12.69, 11.38, 11.02, 12.2, 12.89, 10.72, 11.36, 11.51, 11.33, 12.39, 10.09, 11.93, 11.53, 10.45, 12.24, 10.8, 11.36, 10.99, 10.14, 10.07, 11.8, 13.31, 11.87, 9.971, 11.39], "yaxis": "y", "type": "scatter"}, {"customdata": {"elided": "282x4 mixed values"}, "hovertemplate": "<b>Category:</b> %{customdata[0]}<br><b>Correct:</b> %{customdata[1]}<br><b>Task ID:</b> %{customdata[2]}<br><br><b>Text:</b><br>%{customdata[3]}<extra></extra>", "legendgroup": "Food and Entertaining, 0", "marker": {"color": "#EF553B", "symbol": "circle"}, "mode": "markers", "name": "Food and Entertaining, 0", "orientation": "v", "showlegend": false, "x": {"elided": "282 float values"}, "xaxis": "x", "y": {"elided": "282 float values"}, "yaxis": "y", "type": "scatter"}, {"customdata": {"elided": "77x4 mixed values"}, "hovertemplate": "<b>Category:</b> %{customdata[0]}<br><b>Correct:</b> %{customdata[1]}<br><b>Task ID:</b> %{customdata[2]}<br><br><b>Text:</b><br>%{customdata[3]}<extra></extra>", "legendgroup": "Computers and Electronics, 1", "marker": {"color": "#00CC96", "symbol": "diamond"}, "mode": "markers", "name": "Computers and Electronics, 1", "orientation": "v", "showlegend": false, "x": [12.2, 1.379, 0.3274, 6.344, 2.762, 0.9954, 10.87, 9.024, 10.32, 12.18, 7.061, 6.865, 3.838, 0.5928, 15.0, -4.035, 10.02, 7.759, 14.89, -2.435, 6.701, 4.155, 10.09, 1.602, 2.24, 5.299, -2.347, 3.465, 9.277, 6.982, 8.308, 0.6051, 1.979, 14.19, 14.12, 4.74, 3.862, 7.553, -1.022, 1.993, 12.78, 9.416, 3.557, 9.083, 5.529, 10.9, -2.206, 4.107, -4.108, 2.37, 15.1, 6.786, 6.19, 9.026, 13.14, 7.949, 9.516, 13.12, 7.267, 5.252, 13.68, -2.1, 5.179, -2.423, 4.094, 6.456, 11.37, 0.5492, 4.896, 2.034, 6.157, 8.042, -0.9003, 13.55, 1.231, 0.9229, 4.831], "xaxis": "x", "y": [13.04, 10.27, 9.791, 11.07, 10.66, 10.79, 12.9, 10.99, 11.17, 11.7, 12.39, 11.85, 10.43, 9.444, 12.41, 9.766, 11.63, 10.99, 12.5, 9.746, 12.37, 10.27, 11.4, 9.573, 10.81, 11.91, 9.643, 10.24, 12.21, 11.55, 12.02, 9.618, 10.83, 12.88, 12.67, 11.7, 10.94, 11.2, 9.735, 10.96, 12.49, 12.14, 10.44, 11.92, 10.68, 12.39, 10.07, 10.42, 9.826, 11.24, 12.29, 11.78, 10.82, 11.0, 12.99, 11.02, 11.13, 12.27, 10.94, 9.718, 13.02, 10.16, 10.61, 9.807, 10.27, 10.53, 12.37, 10.0, 10.74, 10.82, 10.85, 11.68, 9.74, 12.12, 9.807, 11.43, 11.04], "yaxis": "y", "type": "scatter"}, {"customdata": {"elided": "231x4 mixed values"}, "hovertemplate": "<b>Category:</b> %{customdata[0]}<br><b>Correct:</b> %{customdata[1]}<br><b>Task ID:</b> %{customdata[2]}<br><br><b>Text:</b><br>%{customdata[3]}<extra></extra>", "legendgroup": "Computers and Electronics, 0", "marker": {"color": "#00CC96", "symbol": "circle"}, "mode": "markers", "name": "Computers and Electronics, 0", "orientation": "v", "showlegend": false, "x": {"elided": "231 float values"}, "xaxis": "x", "y": {"elided": "231 float values"}, "yaxis": "y", "type": "scatter"}, {"marker": {"color": "gray", "size": 10, "symbol": "circle"}, "mode": "markers", "name": "Incorrect", "showlegend": true, "x": [null], "y": [null], "type": "scatter", "hovertemplate": "<b>Category:</b> %{customdata[0]}<br><b>Correct:</b> %{customdata[1]}<br><b>Task ID:</b> %{customdata[2]}<br><br><b>Text:</b><br>%{customdata[3]}<extra></extra>"}, {"marker": {"color": "gray", "size": 10, "symbol": "diamond"}, "mode": "markers", "name": "Correct", "showlegend": true, "x": [null], "y": [null], "type": "scatter", "hovertemplate": "<b>Category:</b> %{customdata[0]}<br><b>Correct:</b> %{customdata[1]}<br><b>Task ID:</b> %{customdata[2]}<br><br><b>Text:</b><br>%{customdata[3]}<extra></extra>"}], "layout": {"xaxis": {"anchor": "y", "domain": [0.0, 1.0], "title": {"text": "x"}}, "yaxis": {"anchor": "x", "domain": [0.0, 1.0], "title": {"text": "y"}}, "legend": {"title": {"text": "Correctness"}, "tracegroupgap": 0, "itemsizing": "constant", "orientation": "h", "yanchor": "bottom", "y": 1.02, "xanchor": "right", "x": 1}, "title": {"text": "UMAP: category (Color), n_neighbors=24, min_dist=0.1"}, "width": 1000, "height": 700}}
